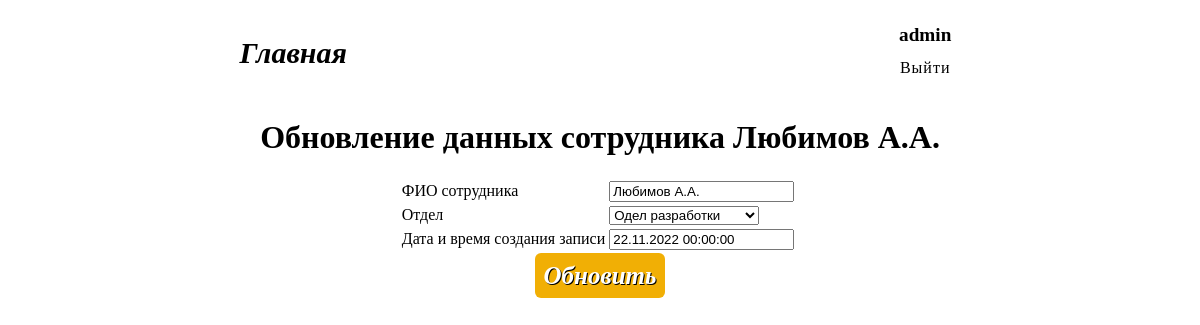
The app's page /update/16/ (signed in) with its own data.
### crud_app/models.py (models this page shows, shortened)
class Staff(models.Model):
    name = models.CharField('ФИО сотрудника', max_length=80)
    department = models.ForeignKey(to='SelectDep', on_delete=models.CASCADE)
    register_date = models.DateTimeField('Дата и время создания записи', null=True, blank=True, default=None)

### crud_app/views.py (the view)
# urls.py: path("update/<int:id>/", views.update_view, name='staff_update'),
def update_view(request, id):
    try:
        old_data = get_object_or_404(Staff, id=id)
        data = Staff.objects.get(id=id)
    except Exception:
        raise Http404('Такого сотрудника не существует')
    if request.method =='POST':
        form = StaffForm(request.POST, instance=old_data)
        if form.is_valid():
            form.save()
            return redirect(f'/{id}')
    else:
        form = StaffForm(instance = old_data)
        context ={
            'form':form,
            'data': data
        }
        if not request.user.is_staff:
            return redirect('listview')
        return render(request, 'crud_app/update.html', context)

### crud_app/forms.py
class StaffForm(ModelForm):
    class Meta:
        model = Staff
        fields = ('name', 'department', 'register_date')
        labels = {'name': 'ФИО сотрудника', 'department': 'Название отдела', 'register_date': 'Время создание записи'}

### crud_app/models.py (called while the page is built)
    def __str__(self):
        return self.name_department

### crud_app/templates/crud_app/update.html (shortened to what this page needs)
{% extends "crud_app/base.html" %}
{% block title %}
    Обновление данных сотрудника {{data.name}}
{% endblock title %}
{% block content %}
<div class="container_update">
    <form method="post">
       <table>
        <div>
            <tr>
                <td><t>ФИО сотрудника</t></td>
                <td>{{ form.name }}</td>
            </tr>
        </div>
        <div>
            <tr>
                <td><t>Отдел</t></td>
                <td>{{ form.department }}</td>
            </tr>
        </div>
        <div>
            <tr>
                <td><t>Дата и время создания записи</t></td>
                <td>{{ form.register_date }}<td>
            </tr>
        </div>
               </table>
      <div class="align_button_update"><input type="submit" value="Обновить" class="button_update1"></div>
    </form>
</div>
{% endblock content %}

### crud_app/templates/crud_app/components/navbar.html (shortened to what this page needs)
{% load static %}
    <div class="button-navbar">
        <li class="li-button-navbar">
            <a class="a-navbar a-navbar-button" href="/">Главная</a>
        </li>
        <ul class="topmenu li-button-navbar">
            <li>
            <ul class="submenu">
                {% if request.user.is_authenticated %}
                <li class="name-person">{{user.username}}</a></li>
                <li><a href="{% url 'logout' %}">Выйти</a></li>
                        {% else %}
                <li><a href="{% url 'login' %}">Войти</a></li>
                <li><a href="{% url 'staff_register' %}">Зарегистрироваться</a></li>
                {% endif %}
            </ul>
          </li>
        </ul>
    </div>

### static/css/update.css (style rules this page uses)
.button_update1 { width: 130px; height: 45px; background: #F1AF05; border-radius: 6px; font-family: 'Montserrat'; font-style: italic; font-weight: 800; font-size: 25px; line-height: 13px; color: #FFFFFF; text-shadow: 1px 1px 0.5px #000; border: none; cursor: pointer; }
.container_update { display: flex; justify-content: center; }
.align_button_update { text-align: center; }

### static/css/navbar.css (style rules this page uses)
.button-navbar { display: flex; justify-content: space-around; align-items: center; }
.a-navbar { color: #000000; text-decoration: none; }
.li-button-navbar { list-style: none; display: inline; }
.a-navbar-button { font-family: 'Montserrat'; font-style: italic; font-weight: 700; font-size: 30px; }
.topmenu > li { display: inline-block; position: relative; }
.submenu a { font-family: 'Libre Baskerville', serif; font-size: 1rem; letter-spacing: 1px; padding: 5px 10px; transition: 0.5s linear; text-decoration: none; color: #000000; margin-top: 0.5rem; }
.submenu li { display: flex; }
.name-person { justify-content: center; font-size: 1.2rem; font-family: 'Montserrat'; font-style: normal; font-weight: 700; color: #000000; }

### records on screen
Staff: name "Любимов А.А.", department "Одел разработки", register_date "22.11.2022 00:00:00"

### other values on screen
{{ user.username }} "admin"
